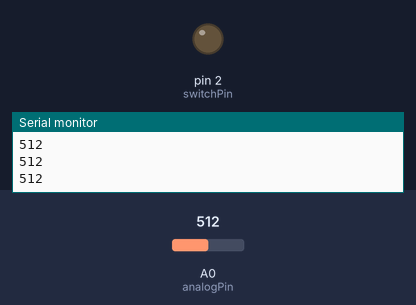
Simulated run of this sketch. Board: Arduino Uno, built with avr-gcc and run on an emulated ATmega328P. Parts: output pins drawn as LEDs (lit = HIGH), the last lines printed to the serial monitor. Inputs (shaded band) come from the test bench; at power-on: A0 (analogPin) = 512.

Above: at 1.2 s.
1.3 s: A0 (analogPin) set to 787
2.8 s: A0 (analogPin) set to 811
At 3.3 s:
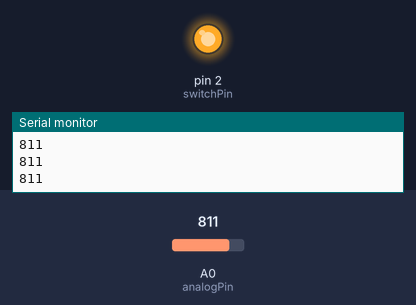
4.3 s: A0 (analogPin) set to 790
At 5.5 s:
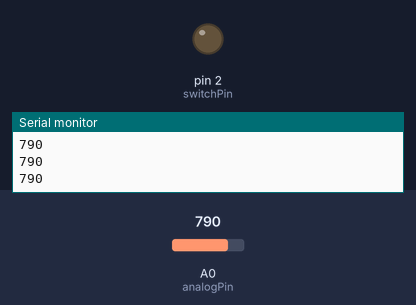
5.8 s: A0 (analogPin) set to 810
At 6.8 s:
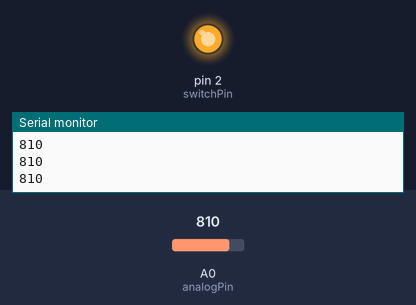
Timing chart, 0 to 8.3 s (numbered marks = the images above; inputs shaded):
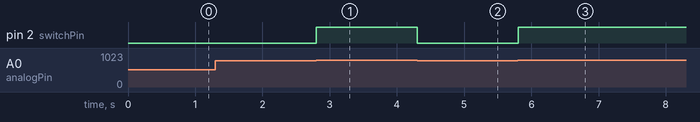

The sketch:

Surface_Probe.ino
```cpp
/*

*/

int analogPin = 0;     // Sense terminal at skull
int switchPin = 2;

                       // outside leads to ground and +5V

int val = 0;           // variable to store the value read

void setup() {

  Serial.begin(9600);          //  setup serial
  pinMode(switchPin, OUTPUT);           // set pin to input
  digitalWrite(switchPin, LOW);

}

void loop() {
  val = analogRead(analogPin);    // read the input pin
  if(val>800)
  {
    digitalWrite(switchPin, HIGH);
  }
  else
  {
    digitalWrite(switchPin, LOW);
  }
  Serial.print(val);
  Serial.print('\n');

}
```

Measured:
- the behaviour switches between 800 and 801 on A0 (analogPin) (found by bisection; images 0 and 1)
- after the input at 2.8 s, pin 2 (switchPin): LOW → HIGH at once
- after the input at 4.3 s, pin 2 (switchPin): HIGH → LOW at once
- after the input at 5.8 s, pin 2 (switchPin): LOW → HIGH at once
